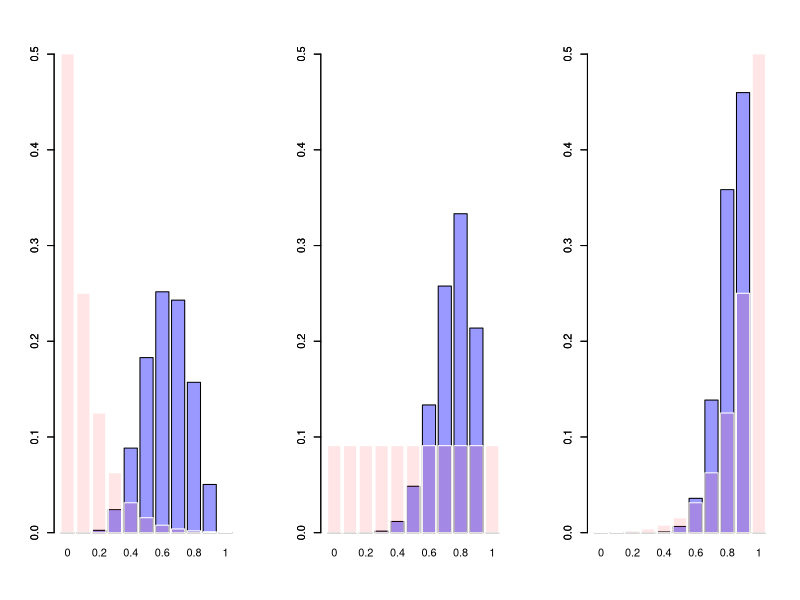

Write the R code that produced this figure.
# possible theta
theta <-  (0:10)/10
print(theta)

#############
# 1. priors #
#############
# case 1
prior1 <- 2^(10:0)           # decreasing prior
prior1 <- prior1/sum(prior1) # normalizing
print(round(prior1, 2))      # print!

# case 2
prior2 <- rep(1, 11)         # uniform prior
prior2 <- prior2/sum(prior2) # normalizing
print(round(prior2, 2))      # print!

# case 3
prior3 <- 2^(0:10)           # increasing prior
prior3 <- prior3/sum(prior3) # normalizing
print(round(prior3, 2))      # print

#################
# 2. likelihood #
#################
x <- 8 # data (8 successes)
lk <- dbinom(x, 10, theta) # likelihood: probability of the current data

################
# 3. posterior #
################
post1 <- (lk * prior1)/sum(lk * prior1) # posteior prob for prior 1
print(round(post1, 2))                  # print!

post2 <- (lk * prior2)/sum(lk * prior2) # posteior prob for prior 2
print(round(post2, 2))                  # print!

post3 <- (lk * prior3)/sum(lk * prior3) # posteior prob for prior 3
print(round(post3, 2))                  # print! 

# plot
names(post1) <- names(post2) <- names(post3) <- theta

par(mfrow = c(1,3))

# case 1
barplot(post1, col = rgb(0, 0, 1, alpha = 0.4), ylim = c(0,0.5))
barplot(prior1, add = T, col = rgb(1, 0, 0, alpha = 0.1), border = F)

# case 2
barplot(post2, col = rgb(0, 0, 1, alpha = 0.4), ylim = c(0,0.5))
barplot(prior2, add = T, col = rgb(1, 0, 0, alpha = 0.1), border = F)

# case 3
barplot(post3, col = rgb(0, 0, 1, alpha = 0.4), ylim = c(0,0.5))
barplot(prior3, add = T, col = rgb(1, 0, 0, alpha = 0.1), border = F)


